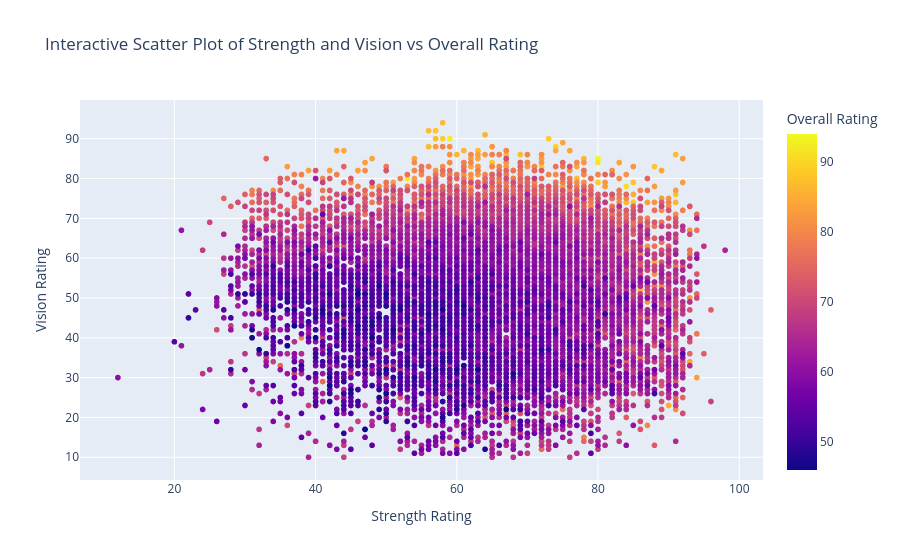

Notebook code cell kept with this figure:
### Markdown cell above
### Exercise 5

Embracing modern tools, we want to utilise Plotly to create an interactive visualisation. This dynamic plot will empower us to explore the intricate relationships between our categories. We also want to include hover information to add an extra layer of insight for more informed decision-making.

Implement an interactive visualisation using Plotly to allow users to explore the relationship between `Strength`, `Vision`, and the `Overall` rating using the **hover information** feature to allow the user to have an interactive view of the data.

Arrange the plot as follows:

* Place `Strength` on the x-axis.
* Place `Vision` on the y-axis.
* Colour-code the points to represent the `Overall` rating.
* Include a hover that has the name of the player as well as the  `Strength`, `Vision`, and `Overall` ratings for each player.

### Code cell
import plotly.express as px

# Scatter plot using Plotly
fig = px.scatter(soccer, x='Strength', y='Vision', color='Overall', hover_name='Name',
                 title='Interactive Scatter Plot of Strength and Vision vs Overall Rating',
                 labels={'Strength': 'Strength Rating', 'Vision': 'Vision Rating', 'Overall': 'Overall Rating'})

# Show the interactive plot
fig.show()

### Figure 1 — Plotly figure (JSON) as saved in the notebook; plotly's stock layout.template omitted (floating-point values rounded to 4 significant figures; data arrays with more than 128 entries replaced by an {"elided": "..."} marker saying what was removed)
{"data": [{"hovertemplate": "<b>%{hovertext}</b><br><br>Strength Rating=%{x}<br>Vision Rating=%{y}<br>Overall Rating=%{marker.color}<extra></extra>", "hovertext": {"elided": "17981 str values"}, "legendgroup": "", "marker": {"color": {"elided": "17981 float values"}, "coloraxis": "coloraxis", "symbol": "circle"}, "mode": "markers", "name": "", "showlegend": false, "type": "scattergl", "x": {"elided": "17981 float values"}, "xaxis": "x", "y": {"elided": "17981 float values"}, "yaxis": "y"}], "layout": {"coloraxis": {"colorbar": {"title": {"text": "Overall Rating"}}, "colorscale": [[0, "#0d0887"], [0.1111, "#46039f"], [0.2222, "#7201a8"], [0.3333, "#9c179e"], [0.4444, "#bd3786"], [0.5556, "#d8576b"], [0.6667, "#ed7953"], [0.7778, "#fb9f3a"], [0.8889, "#fdca26"], [1, "#f0f921"]]}, "legend": {"tracegroupgap": 0}, "title": {"text": "Interactive Scatter Plot of Strength and Vision vs Overall Rating"}, "xaxis": {"anchor": "y", "domain": [0, 1], "title": {"text": "Strength Rating"}}, "yaxis": {"anchor": "x", "domain": [0, 1], "title": {"text": "Vision Rating"}}}}
